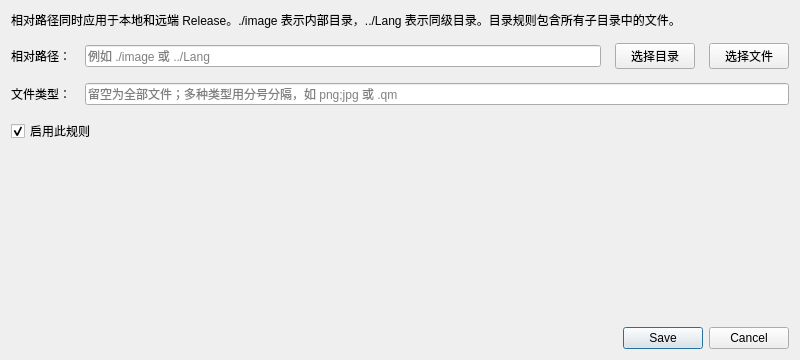
<?xml version="1.0" encoding="UTF-8"?>
<ui version="4.0">
 <class>SyncRuleDialog</class>
 <widget class="QDialog" name="SyncRuleDialog">
  <property name="geometry"><rect><x>0</x><y>0</y><width>800</width><height>360</height></rect></property>
  <property name="windowTitle"><string>同步规则</string></property>
  <layout class="QVBoxLayout" name="layout">
   <property name="spacing"><number>14</number></property>
   <item><widget class="QLabel" name="intro"><property name="text"><string>相对路径同时应用于本地和远端 Release。./image 表示内部目录，../Lang 表示同级目录。目录规则包含所有子目录中的文件。</string></property><property name="wordWrap"><bool>true</bool></property></widget></item>
   <item><layout class="QHBoxLayout" name="pathRow" stretch="0,1,0,0">
    <item><widget class="QLabel" name="pathLabel"><property name="text"><string>相对路径：</string></property></widget></item>
    <item><widget class="QLineEdit" name="pathEdit"><property name="placeholderText"><string>例如 ./image 或 ../Lang</string></property></widget></item>
    <item><widget class="QPushButton" name="browseDirButton"><property name="text"><string>选择目录</string></property></widget></item>
    <item><widget class="QPushButton" name="browseFileButton"><property name="text"><string>选择文件</string></property></widget></item>
   </layout></item>
   <item><layout class="QHBoxLayout" name="typeRow" stretch="0,1">
    <item><widget class="QLabel" name="typeLabel"><property name="text"><string>文件类型：</string></property></widget></item>
    <item><widget class="QLineEdit" name="typesEdit"><property name="placeholderText"><string>留空为全部文件；多种类型用分号分隔，如 png;jpg 或 .qm</string></property></widget></item>
   </layout></item>
   <item><widget class="QCheckBox" name="enabledCheck"><property name="text"><string>启用此规则</string></property><property name="checked"><bool>true</bool></property></widget></item>
   <item><widget class="QLabel" name="previewLabel"><property name="text"><string/></property><property name="textFormat"><enum>Qt::PlainText</enum></property><property name="wordWrap"><bool>true</bool></property><property name="textInteractionFlags"><set>Qt::TextSelectableByMouse</set></property></widget></item>
   <item><spacer name="spacer"><property name="orientation"><enum>Qt::Vertical</enum></property><property name="sizeHint" stdset="0"><size><width>20</width><height>10</height></size></property></spacer></item>
   <item><widget class="QDialogButtonBox" name="buttonBox"><property name="standardButtons"><set>QDialogButtonBox::Cancel|QDialogButtonBox::Save</set></property></widget></item>
  </layout>
 </widget>
 <resources/>
 <connections/>
</ui>
